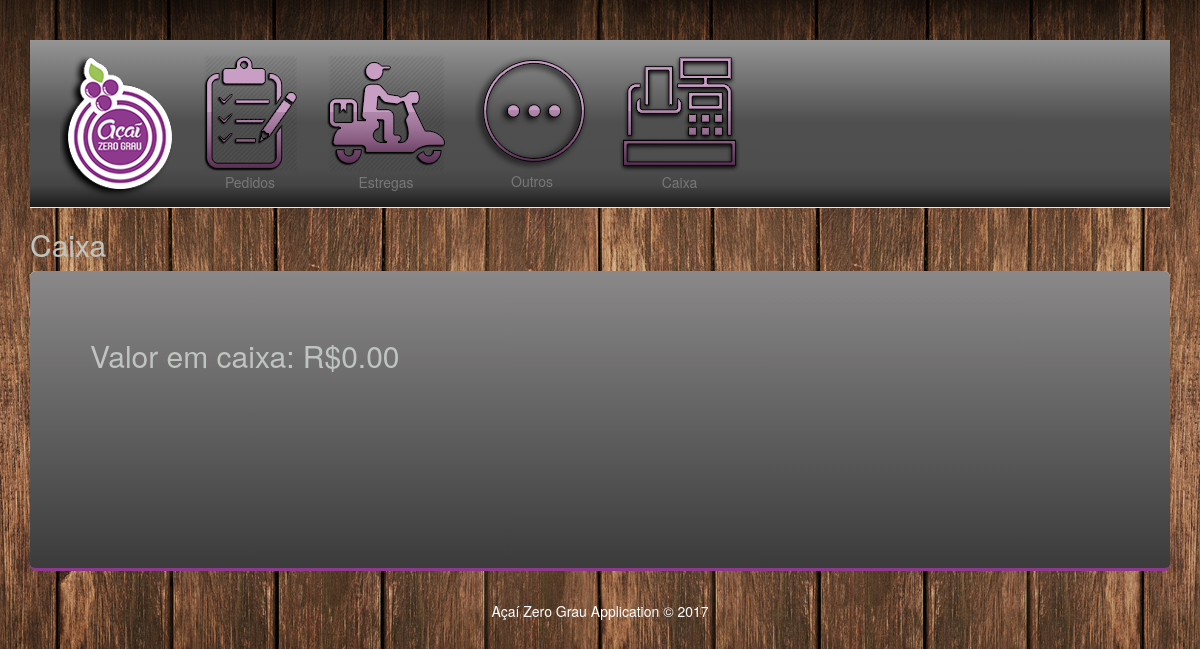
The app's page /caixa/, older data.
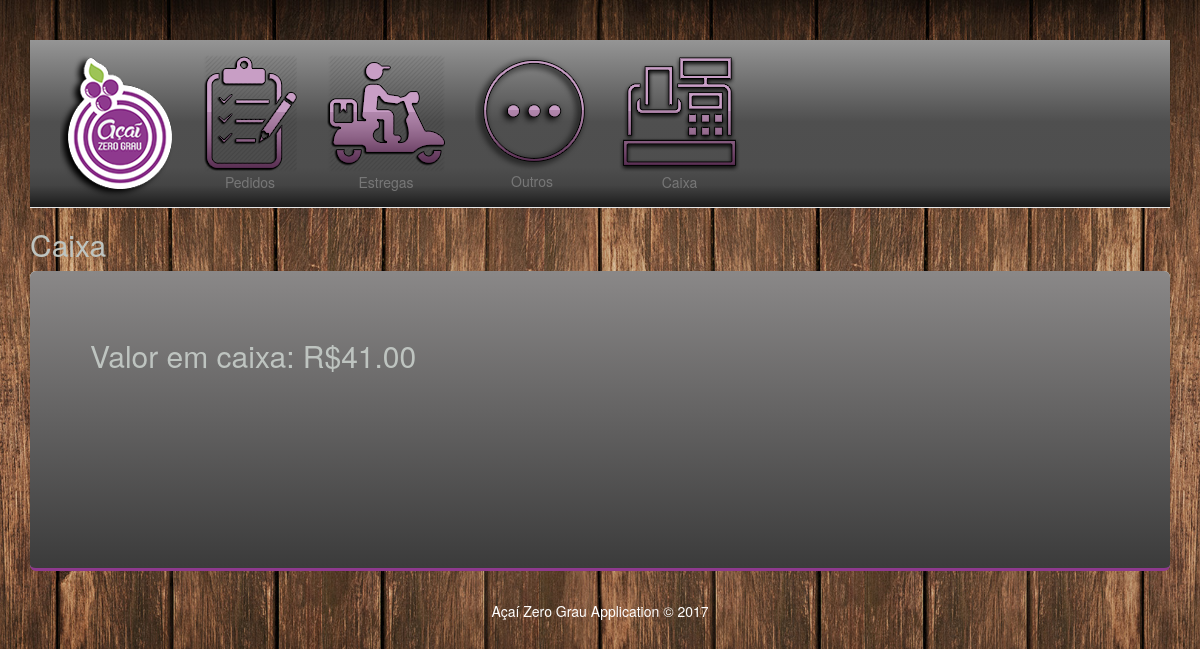
The same page, newer data.
### caixa/models.py (models this page shows)
class caixa(models.Model):
    total = models.DecimalField(max_digits=5, decimal_places=2)
    def __str__(self):
        return str(self.total)

### caixa/views.py (the view)
def caixa1(request):
    total = caixa.objects.latest('id')
    return render(request, 'caixa.html', {'title':'Caixa', 'total':total})

### caixa/templates/caixa.html
﻿{% extends 'base.html' %}
{% block body %}
<h2>Valor em caixa: R${{total}}</h2>
{% endblock %}

### home/templates/base.html (shortened to what this page needs)
﻿<!DOCTYPE html>
<html lang="pt">
  <head>
{%block head %}
{% load staticfiles %}
    <link rel="stylesheet" href="{% static '/app/content/cssacai6.css' %}" />
    <link rel="stylesheet" href="{% static '/app/content/bootstrap.min.css' %}" />
    <link rel="stylesheet" href="{% static 'app/content/ie10-viewport-bug-workaround.css' %}" />
    <link rel="stylesheet" href="{% static '/app/content/navbar.css' %}" />
</head>
<body link="#7b6d3e">
    <div class="container">
        <nav class="mynavbar navbar-default navbar-static-top">
            <div class="container-fluid">
                <div class="navbar-header">
                    <a class="navbar-brand" href="/"><img src="../../static/app/img/logoacai2.png"/></a>
                </div>
                <div id="navbar" class="collapse navbar-collapse ">
                    <ul class="nav navbar-nav">
                        <li><a href="/pedidos"><img src="../../static/app/img/pedidosacai.png" /><center>Pedidos</center></a></li>
                        <li><a href="/entregas"><img src="../../static/app/img/entregasacai.png" /><center>Estregas</center></a></li>
                        <li><a href="/outros"><img src="../../static/app/img/outrosacai.png" /><center>Outros</center></a></li>
                        <li><a href="/caixa"><img src="../../static/app/img/caixaacai.png" /><center>Caixa</center></a></li>
                    </ul>
                </div>
            </div>
        </nav>
        <h2>{{title}}</h2>
        {% endblock %}
        <div class="myjumbotron jumbotron mynavbar">
            {% block body %}
            {% endblock %}
        </div>
   </div>
        <footer>
            <center>Açaí Zero Grau Application &copy; 2017</center>
        </footer>
</body>
</html>

### app/static/app/content/cssacai6.css (style rules this page uses)
.mynavbar { background: rgb(149,149,149); background: -moz-linear-gradient(top, rgba(149,149,149,1) 0%, rgba(79,79,79,1) 49%, rgba(78,78,78,1) 76%, rgba(68,68,68,1) 87%, rgba(27,27,27,1) 100%); background: -webkit-linear-gradient(top, rgba(149,149,149,1) 0%,rgba(79,79,79,1) 49%,rgba(78,78,78,1) 76%,rgba(68,68,68,1) 87%,rgba(27,27,27,1) 100%); background: linear-gradient(to bottom, rgba(149,149,149,1) 0%,rgba(79,79,79,1) 49%,rgba(78,78,78,1) 76%,rgba(68,68,68,1) 87%,rgba(27,27,27,1) 100%); filter: progid:DXImageTransform.Microsoft.gradient( startColorstr='#959595', endColorstr='#1b1b1b',GradientType=0 ); border-bottom-style: solid; border-bottom-width: 3px; border-color: #8e398e; margin-bottom: 19px; }
.myjumbotron { background-color: #000000; background: #8a8888; background: -webkit-linear-gradient(top,#8a8888,#3b3b3b); background: -o-linear-gradient(top,#8a8888,#3b3b3b); background: -moz-linear-gradient(top,#8a8888,#3b3b3b); background: linear-gradient(to bottom, #8a8888, #3b3b3b); min-height: 300px; color: #7b6d3e; }

### app/static/app/content/navbar.css (style rules this page uses)
body { padding-top: 20px; padding-bottom: 20px; }

### home/templates/base.html (style rules this page uses)
body { background-image: url('../../static/app/img/fundoacai.jpg'); background-repeat: no-repeat; background-size:cover; background-position:center; background-color: #ffffff; color: #bec4c0; }
footer { color:#ffffff; }

Row changes from the older to the newer data that the page shows:
changed caixa: total "0.00" → "41.00"
